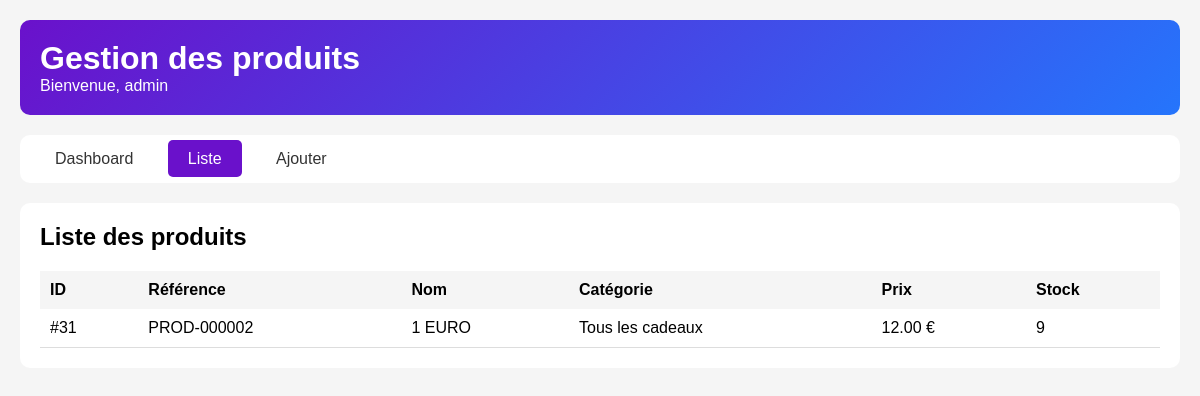
The app's page /admin_produits_clean.php (signed in) with its own data.
### tables this page shows
CREATE TABLE `produits` (
  `id_produit` int NOT NULL,
  `reference` varchar(50) NOT NULL,
  `nom` varchar(255) NOT NULL,
  `slug` varchar(255) NOT NULL,
  `description` text,
  `description_courte` text,
  `prix_ht` decimal(10,2) NOT NULL,
  `tva` decimal(4,2) DEFAULT '20.00',
  `prix_ttc` decimal(10,2) GENERATED ALWAYS AS ((`prix_ht` * (1 + (`tva` / 100)))) STORED,
  `quantite_stock` int DEFAULT '0',
  `seuil_alerte` int DEFAULT '10',
  `id_categorie` int NOT NULL,
  `marque` varchar(100) DEFAULT NULL,
  `poids` decimal(6,2) DEFAULT NULL COMMENT 'en grammes',
  `dimensions` varchar(50) DEFAULT NULL COMMENT 'LxHxP en cm',
  `materiau` varchar(100) DEFAULT NULL,
  `couleur` varchar(50) DEFAULT NULL,
  `made_in` varchar(50) DEFAULT NULL,
  `personnalisable` tinyint(1) DEFAULT '0',
  `ecologique` tinyint(1) DEFAULT '0',
  `made_in_france` tinyint(1) DEFAULT '0',
  `artisanal` tinyint(1) DEFAULT '0',
  `exclusif` tinyint(1) DEFAULT '0',
  `note_moyenne` decimal(3,2) DEFAULT '0.00',
  `nombre_avis` int DEFAULT '0',
  `vues` int DEFAULT '0',
  `ventes` int DEFAULT '0',
  `statut` enum('actif','inactif','rupture','bientot') DEFAULT 'actif',
  `date_creation` datetime DEFAULT CURRENT_TIMESTAMP,
  `date_modification` datetime DEFAULT NULL ON UPDATE CURRENT_TIMESTAMP
);

CREATE TABLE `categories` (
  `id_categorie` int NOT NULL,
  `nom` varchar(100) NOT NULL,
  `slug` varchar(100) NOT NULL,
  `description` text,
  `parent_id` int DEFAULT NULL,
  `image` varchar(255) DEFAULT NULL,
  `ordre` int DEFAULT '0',
  `active` tinyint(1) DEFAULT '1',
  `meta_titre` varchar(255) DEFAULT NULL,
  `meta_description` text,
  `date_creation` datetime DEFAULT CURRENT_TIMESTAMP
);

### admin_produits_clean.php (the view, shortened to what this page needs)
<?php
require_once 'admin_protection.php';
$host = 'localhost';
$dbname = 'heureducadeau';
$username_db = 'Philippe';
$password_db = 'l@99339R';
try {
    $pdo = new PDO("mysql:host=$host;dbname=$dbname;charset=utf8mb4", $username_db, $password_db);
    $pdo->setAttribute(PDO::ATTR_ERRMODE, PDO::ERRMODE_EXCEPTION);
} catch(PDOException $e) {
    die("Erreur de connexion : " . $e->getMessage());
}
$action = $_GET['action'] ?? 'list';
$categories = $pdo->query("SELECT * FROM categories WHERE active = 1 ORDER BY nom")->fetchAll();
?>
<!DOCTYPE html>
<html>
<head>
</head>
<body>
    <div class="container">
        <div class="header">
            <h1>Gestion des produits</h1>
            <p>Bienvenue, <?= htmlspecialchars($_SESSION['admin_username'] ?? 'Admin') ?></p>
        </div>
        <div class="nav">
            <a href="dashboard.php">Dashboard</a>
            <a href="admin_produits_clean.php?action=list" class="<?= $action == 'list' ? 'active' : '' ?>">Liste</a>
            <a href="admin_produits_clean.php?action=add" class="<?= $action == 'add' ? 'active' : '' ?>">Ajouter</a>
        </div>
        <?php if ($action == 'add'): ?>
            <div class="form-container">
                <h2 style="margin-bottom: 20px;">Ajouter un produit</h2>
                <?php if (isset($success)): ?>
                    <div class="success"><?= $success ?></div>
                <?php endif; ?>
                <?php if (isset($error)): ?>
                    <div class="error"><?= $error ?></div>
                <?php endif; ?>
                <form method="POST">
                    <input type="hidden" name="action" value="add">
                    <div class="form-group">
                        <label>Nom du produit *</label>
                        <input type="text" name="nom" required>
                    </div>
                    <div class="form-group">
                        <label>Prix HT (€) *</label>
                        <input type="number" name="prix_ht" step="0.01" required>
                    </div>
                    <div class="form-group">
                        <label>Quantité en stock *</label>
                        <input type="number" name="quantite_stock" required>
                    </div>
                    <div class="form-group">
                        <label>Catégorie *</label>
                        <select name="id_categorie" required>
                            <option value="">Sélectionner</option>
                            <?php foreach ($categories as $cat): ?>
                                <option value="<?= $cat['id_categorie'] ?>"><?= htmlspecialchars($cat['nom']) ?></option>
                            <?php endforeach; ?>
                        </select>
                    </div>
                    <button type="submit" class="btn">Ajouter le produit</button>
                </form>
            </div>
        <?php elseif ($action == 'list'): ?>
            <?php
            $produits = $pdo->query("
                SELECT p.*, c.nom as categorie_nom
                FROM produits p
                LEFT JOIN categories c ON p.id_categorie = c.id_categorie
                ORDER BY p.id_produit DESC
            ")->fetchAll();
            ?>
            <div style="background: white; border-radius: 10px; padding: 20px;">
                <h2 style="margin-bottom: 20px;">Liste des produits</h2>
                <table style="width: 100%; border-collapse: collapse;">
                    <thead>
                        <tr style="background: #f5f5f5;">
                            <th style="padding: 10px; text-align: left;">ID</th>
                            <th style="padding: 10px; text-align: left;">Référence</th>
                            <th style="padding: 10px; text-align: left;">Nom</th>
                            <th style="padding: 10px; text-align: left;">Catégorie</th>
                            <th style="padding: 10px; text-align: left;">Prix</th>
                            <th style="padding: 10px; text-align: left;">Stock</th>
                        </tr>
                    </thead>
                    <tbody>
                        <?php foreach ($produits as $p): ?>
                        <tr style="border-bottom: 1px solid #ddd;">
                            <td style="padding: 10px;">#<?= $p['id_produit'] ?></td>
                            <td style="padding: 10px;"><?= htmlspecialchars($p['reference']) ?></td>
                            <td style="padding: 10px;"><?= htmlspecialchars($p['nom']) ?></td>
                            <td style="padding: 10px;"><?= htmlspecialchars($p['categorie_nom'] ?? '-') ?></td>
                            <td style="padding: 10px;"><?= number_format($p['prix_ttc'] ?? $p['prix_ht'] * 1.2, 2) ?> €</td>
                            <td style="padding: 10px;"><?= $p['quantite_stock'] ?></td>
                        </tr>
                        <?php endforeach; ?>
                    </tbody>
                </table>
            </div>
        <?php endif; ?>
    </div>
</body>
</html>

### admin_produits_clean.php (style rules this page uses)
* { margin: 0; padding: 0; box-sizing: border-box; }
body { font-family: Arial, sans-serif; background: #f5f5f5; padding: 20px; }
.container { max-width: 1200px; margin: 0 auto; }
.header { background: linear-gradient(135deg, #6a11cb, #2575fc); color: white; padding: 20px; border-radius: 10px; margin-bottom: 20px; }
.nav { background: white; border-radius: 10px; padding: 15px; margin-bottom: 20px; }
.nav a { color: #333; text-decoration: none; padding: 10px 20px; margin-right: 10px; }
.nav a.active { background: #6a11cb; color: white; border-radius: 5px; }

### records on screen
produits: id_produit "31", reference "PROD-000002", nom "1 EURO", id_categorie.nom "Tous les cadeaux", prix_ttc "12.00", quantite_stock "9"

### other values on screen
$_SESSION['admin_username'] "admin"
